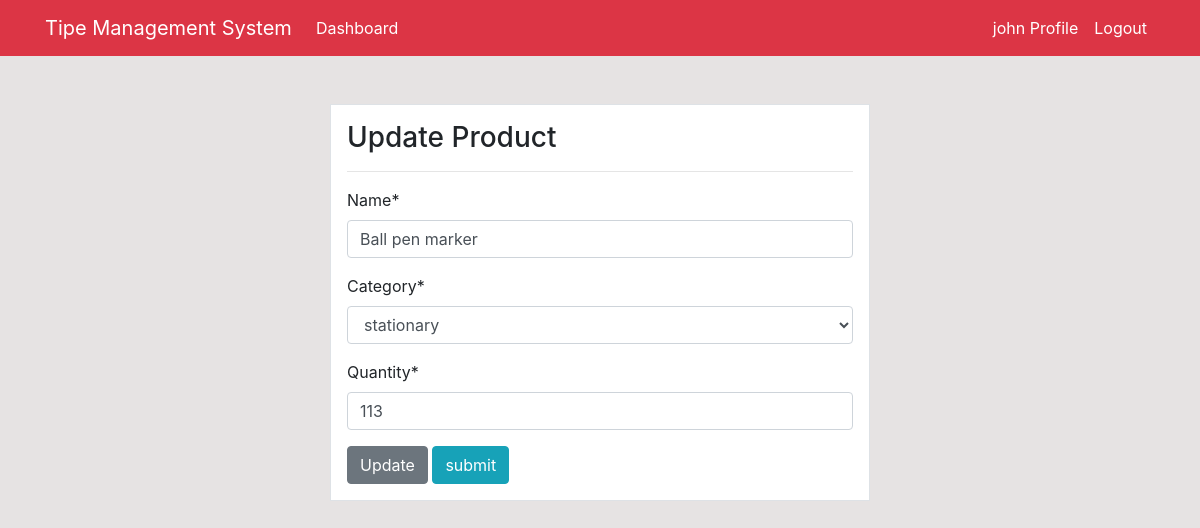
/product/update/1/ (signed in), run on the app's committed database.
### dashboard/models.py (models this page shows, shortened)
class Product(models.Model):
    name = models.CharField(max_length=25,null=True)
    category = models.CharField(max_length=25,choices=CATEGORY,null=True)
    quantity = models.PositiveBigIntegerField(null=True)
    class Meta:
        verbose_name_plural = 'Staff Product'

### dashboard/views.py (the view)
# urls.py: path('product/update/<int:pk>/',views.product_update ,name="product_update"),
@login_required(login_url = 'account:login')
def product_update(request , pk):
    item = Product.objects.get(id = pk)
    if request.method == "POST":
        form = ProductForm(request.POST , instance=item)
        if form.is_valid():
            form.save()
            return redirect ("dashboard:product")
    else:
        form = ProductForm(instance=item)
    context = {
        'form':form
    }
    return render(request , "dashboard/product_update.html",context)

### dashboard/forms.py
class ProductForm(forms.ModelForm):
    class Meta:
        model = Product
        fields = '__all__'

### templates/dashboard/product_update.html (shortened to what this page needs)
{% extends 'base.html' %}
{% load crispy_forms_tags %}
{% block content %}
<div class="container">
    <div class="row mt-5">
        <div class="col-md-6 offset-md-3">
            <div class="border bg-white p-3">
                <h3>Update Product</h3>
                <hr>
                <form method="POST">
                    {{form|crispy}}
                    <a class="btn btn-secondary" href="{% url 'dashboard:product' %}">Update</a>
                    <input type="submit" value="submit" class="btn btn-info">
                </form>
            </div>
        </div>
    </div>
</div>
{% endblock %}

### templates/partials/nav.html (shortened to what this page needs)
 <nav class="navbar navbar-expand-lg navbar-danger bg-danger">
    <div class="container">
        <a class="navbar-brand text-white" href="{% url 'dashboard:index' %}">Tipe Management System</a>
        <div class="collapse navbar-collapse" id="navbarSupportedContent">
            <ul class="navbar-nav mr-auto">
                <li class="nav-item active">
                    <a class="nav-link text-white" href="{% url 'dashboard:index' %}">Dashboard </a>
                </li>
            </ul>
            {% if user.is_authenticated %}
            <ul class="navbar-nav ml-auto">
                <li class="nav-item active">
                    <a class="nav-link text-white" href="{% url 'account:profile' %}">{{ user.username }} Profile </a>
                </li>
                <li class="nav-item">
                    <a class="nav-link text-white" href="{% url 'account:logout' %}">Logout</a>
                </li>
            </ul>
            {% endif %}
        </div>
    </div>
</nav>

### static/css/style.css (style rules this page uses)
body { background: rgb(230, 227, 227); }

### data on the page
Product: name "Ball pen marker", category "stationary", quantity "113"

### other printed values
{{ user.username }} "john"
